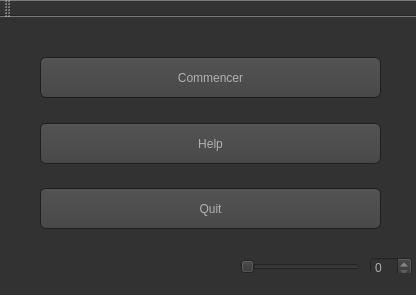
<?xml version="1.0" encoding="UTF-8"?>
<ui version="4.0">
 <class>MainWindow</class>
 <widget class="QMainWindow" name="MainWindow">
  <property name="geometry">
   <rect>
    <x>0</x>
    <y>0</y>
    <width>416</width>
    <height>295</height>
   </rect>
  </property>
  <property name="windowTitle">
   <string>Smart Market</string>
  </property>
  <property name="styleSheet">
   <string notr="true">QToolTip
{
     border: 1px solid black;
     background-color: #ffa02f;
     padding: 1px;
     border-radius: 3px;
     opacity: 100;
}

QWidget
{
    color: #b1b1b1;
    background-color: #323232;
}

QWidget:item:hover
{
    background-color: QLinearGradient( x1: 0, y1: 0, x2: 0, y2: 1, stop: 0 #ffa02f, stop: 1 #ca0619);
    color: #000000;
}

QWidget:item:selected
{
    background-color: QLinearGradient( x1: 0, y1: 0, x2: 0, y2: 1, stop: 0 #ffa02f, stop: 1 #d7801a);
}

QMenuBar::item
{
    background: transparent;
}

QMenuBar::item:selected
{
    background: transparent;
    border: 1px solid #ffaa00;
}

QMenuBar::item:pressed
{
    background: #444;
    border: 1px solid #000;
    background-color: QLinearGradient(
        x1:0, y1:0,
        x2:0, y2:1,
        stop:1 #212121,
        stop:0.4 #343434/*,
        stop:0.2 #343434,
        stop:0.1 #ffaa00*/
    );
    margin-bottom:-1px;
    padding-bottom:1px;
}

QMenu
{
    border: 1px solid #000;
}

QMenu::item
{
    padding: 2px 20px 2px 20px;
}

QMenu::item:selected
{
    color: #000000;
}

QWidget:disabled
{
    color: #404040;
    background-color: #323232;
}

QAbstractItemView
{
    background-color: QLinearGradient( x1: 0, y1: 0, x2: 0, y2: 1, stop: 0 #4d4d4d, stop: 0.1 #646464, stop: 1 #5d5d5d);
}

QWidget:focus
{
    /*border: 2px solid QLinearGradient( x1: 0, y1: 0, x2: 0, y2: 1, stop: 0 #ffa02f, stop: 1 #d7801a);*/
}

QLineEdit
{
    background-color: QLinearGradient( x1: 0, y1: 0, x2: 0, y2: 1, stop: 0 #4d4d4d, stop: 0 #646464, stop: 1 #5d5d5d);
    padding: 1px;
    border-style: solid;
    border: 1px solid #1e1e1e;
    border-radius: 5;
}

QPushButton
{
    color: #b1b1b1;
    background-color: QLinearGradient( x1: 0, y1: 0, x2: 0, y2: 1, stop: 0 #565656, stop: 0.1 #525252, stop: 0.5 #4e4e4e, stop: 0.9 #4a4a4a, stop: 1 #464646);
    border-width: 1px;
    border-color: #1e1e1e;
    border-style: solid;
    border-radius: 6;
    padding: 3px;
    font-size: 12px;
    padding-left: 5px;
    padding-right: 5px;
}

QPushButton:pressed
{
    background-color: QLinearGradient( x1: 0, y1: 0, x2: 0, y2: 1, stop: 0 #2d2d2d, stop: 0.1 #2b2b2b, stop: 0.5 #292929, stop: 0.9 #282828, stop: 1 #252525);
}

QComboBox
{
    selection-background-color: #ffaa00;
    background-color: QLinearGradient( x1: 0, y1: 0, x2: 0, y2: 1, stop: 0 #565656, stop: 0.1 #525252, stop: 0.5 #4e4e4e, stop: 0.9 #4a4a4a, stop: 1 #464646);
    border-style: solid;
    border: 1px solid #1e1e1e;
    border-radius: 5;
}

QComboBox:hover,QPushButton:hover
{
    border: 2px solid QLinearGradient( x1: 0, y1: 0, x2: 0, y2: 1, stop: 0 #ffa02f, stop: 1 #d7801a);
}


QComboBox:on
{
    padding-top: 3px;
    padding-left: 4px;
    background-color: QLinearGradient( x1: 0, y1: 0, x2: 0, y2: 1, stop: 0 #2d2d2d, stop: 0.1 #2b2b2b, stop: 0.5 #292929, stop: 0.9 #282828, stop: 1 #252525);
    selection-background-color: #ffaa00;
}

QComboBox QAbstractItemView
{
    border: 2px solid darkgray;
    selection-background-color: QLinearGradient( x1: 0, y1: 0, x2: 0, y2: 1, stop: 0 #ffa02f, stop: 1 #d7801a);
}

QComboBox::drop-down
{
     subcontrol-origin: padding;
     subcontrol-position: top right;
     width: 15px;

     border-left-width: 0px;
     border-left-color: darkgray;
     border-left-style: solid; /* just a single line */
     border-top-right-radius: 3px; /* same radius as the QComboBox */
     border-bottom-right-radius: 3px;
 }

QComboBox::down-arrow
{
     image: url(:/down_arrow.png);
}

QGroupBox:focus
{
border: 2px solid QLinearGradient( x1: 0, y1: 0, x2: 0, y2: 1, stop: 0 #ffa02f, stop: 1 #d7801a);
}

QTextEdit:focus
{
    border: 2px solid QLinearGradient( x1: 0, y1: 0, x2: 0, y2: 1, stop: 0 #ffa02f, stop: 1 #d7801a);
}

QScrollBar:horizontal {
     border: 1px solid #222222;
     background: QLinearGradient( x1: 0, y1: 0, x2: 0, y2: 1, stop: 0.0 #121212, stop: 0.2 #282828, stop: 1 #484848);
     height: 7px;
     margin: 0px 16px 0 16px;
}

QScrollBar::handle:horizontal
{
      background: QLinearGradient( x1: 0, y1: 0, x2: 1, y2: 0, stop: 0 #ffa02f, stop: 0.5 #d7801a, stop: 1 #ffa02f);
      min-height: 20px;
      border-radius: 2px;
}

QScrollBar::add-line:horizontal {
      border: 1px solid #1b1b19;
      border-radius: 2px;
      background: QLinearGradient( x1: 0, y1: 0, x2: 1, y2: 0, stop: 0 #ffa02f, stop: 1 #d7801a);
      width: 14px;
      subcontrol-position: right;
      subcontrol-origin: margin;
}

QScrollBar::sub-line:horizontal {
      border: 1px solid #1b1b19;
      border-radius: 2px;
      background: QLinearGradient( x1: 0, y1: 0, x2: 1, y2: 0, stop: 0 #ffa02f, stop: 1 #d7801a);
      width: 14px;
     subcontrol-position: left;
     subcontrol-origin: margin;
}

QScrollBar::right-arrow:horizontal, QScrollBar::left-arrow:horizontal
{
      border: 1px solid black;
      width: 1px;
      height: 1px;
      background: white;
}

QScrollBar::add-page:horizontal, QScrollBar::sub-page:horizontal
{
      background: none;
}

QScrollBar:vertical
{
      background: QLinearGradient( x1: 0, y1: 0, x2: 1, y2: 0, stop: 0.0 #121212, stop: 0.2 #282828, stop: 1 #484848);
      width: 7px;
      margin: 16px 0 16px 0;
      border: 1px solid #222222;
}

QScrollBar::handle:vertical
{
      background: QLinearGradient( x1: 0, y1: 0, x2: 0, y2: 1, stop: 0 #ffa02f, stop: 0.5 #d7801a, stop: 1 #ffa02f);
      min-height: 20px;
      border-radius: 2px;
}

QScrollBar::add-line:vertical
{
      border: 1px solid #1b1b19;
      border-radius: 2px;
      background: QLinearGradient( x1: 0, y1: 0, x2: 0, y2: 1, stop: 0 #ffa02f, stop: 1 #d7801a);
      height: 14px;
      subcontrol-position: bottom;
      subcontrol-origin: margin;
}

QScrollBar::sub-line:vertical
{
      border: 1px solid #1b1b19;
      border-radius: 2px;
      background: QLinearGradient( x1: 0, y1: 0, x2: 0, y2: 1, stop: 0 #d7801a, stop: 1 #ffa02f);
      height: 14px;
      subcontrol-position: top;
      subcontrol-origin: margin;
}

QScrollBar::up-arrow:vertical, QScrollBar::down-arrow:vertical
{
      border: 1px solid black;
      width: 1px;
      height: 1px;
      background: white;
}


QScrollBar::add-page:vertical, QScrollBar::sub-page:vertical
{
      background: none;
}

QTextEdit
{
    background-color: #242424;
}

QPlainTextEdit
{
    background-color: #242424;
}

QHeaderView::section
{
    background-color: QLinearGradient(x1:0, y1:0, x2:0, y2:1, stop:0 #616161, stop: 0.5 #505050, stop: 0.6 #434343, stop:1 #656565);
    color: white;
    padding-left: 4px;
    border: 1px solid #6c6c6c;
}

QCheckBox:disabled
{
color: #414141;
}

QDockWidget::title
{
    text-align: center;
    spacing: 3px; /* spacing between items in the tool bar */
    background-color: QLinearGradient(x1:0, y1:0, x2:0, y2:1, stop:0 #323232, stop: 0.5 #242424, stop:1 #323232);
}

QDockWidget::close-button, QDockWidget::float-button
{
    text-align: center;
    spacing: 1px; /* spacing between items in the tool bar */
    background-color: QLinearGradient(x1:0, y1:0, x2:0, y2:1, stop:0 #323232, stop: 0.5 #242424, stop:1 #323232);
}

QDockWidget::close-button:hover, QDockWidget::float-button:hover
{
    background: #242424;
}

QDockWidget::close-button:pressed, QDockWidget::float-button:pressed
{
    padding: 1px -1px -1px 1px;
}

QMainWindow::separator
{
    background-color: QLinearGradient(x1:0, y1:0, x2:0, y2:1, stop:0 #161616, stop: 0.5 #151515, stop: 0.6 #212121, stop:1 #343434);
    color: white;
    padding-left: 4px;
    border: 1px solid #4c4c4c;
    spacing: 3px; /* spacing between items in the tool bar */
}

QMainWindow::separator:hover
{

    background-color: QLinearGradient(x1:0, y1:0, x2:0, y2:1, stop:0 #d7801a, stop:0.5 #b56c17 stop:1 #ffa02f);
    color: white;
    padding-left: 4px;
    border: 1px solid #6c6c6c;
    spacing: 3px; /* spacing between items in the tool bar */
}

QToolBar::handle
{
     spacing: 3px; /* spacing between items in the tool bar */
     background: url(:/images/handle.png);
}

QMenu::separator
{
    height: 2px;
    background-color: QLinearGradient(x1:0, y1:0, x2:0, y2:1, stop:0 #161616, stop: 0.5 #151515, stop: 0.6 #212121, stop:1 #343434);
    color: white;
    padding-left: 4px;
    margin-left: 10px;
    margin-right: 5px;
}

QProgressBar
{
    border: 2px solid grey;
    border-radius: 5px;
    text-align: center;
}

QProgressBar::chunk
{
    background-color: #d7801a;
    width: 2.15px;
    margin: 0.5px;
}

QTabBar::tab {
    color: #b1b1b1;
    border: 1px solid #444;
    border-bottom-style: none;
    background-color: #323232;
    padding-left: 10px;
    padding-right: 10px;
    padding-top: 3px;
    padding-bottom: 2px;
    margin-right: -1px;
}

QTabWidget::pane {
    border: 1px solid #444;
    top: 1px;
}

QTabBar::tab:last
{
    margin-right: 0; /* the last selected tab has nothing to overlap with on the right */
    border-top-right-radius: 3px;
}

QTabBar::tab:first:!selected
{
 margin-left: 0px; /* the last selected tab has nothing to overlap with on the right */


    border-top-left-radius: 3px;
}

QTabBar::tab:!selected
{
    color: #b1b1b1;
    border-bottom-style: solid;
    margin-top: 3px;
    background-color: QLinearGradient(x1:0, y1:0, x2:0, y2:1, stop:1 #212121, stop:.4 #343434);
}

QTabBar::tab:selected
{
    border-top-left-radius: 3px;
    border-top-right-radius: 3px;
    margin-bottom: 0px;
}

QTabBar::tab:!selected:hover
{
    /*border-top: 2px solid #ffaa00;
    padding-bottom: 3px;*/
    border-top-left-radius: 3px;
    border-top-right-radius: 3px;
    background-color: QLinearGradient(x1:0, y1:0, x2:0, y2:1, stop:1 #212121, stop:0.4 #343434, stop:0.2 #343434, stop:0.1 #ffaa00);
}

QRadioButton::indicator:checked, QRadioButton::indicator:unchecked{
    color: #b1b1b1;
    background-color: #323232;
    border: 1px solid #b1b1b1;
    border-radius: 6px;
}

QRadioButton::indicator:checked
{
    background-color: qradialgradient(
        cx: 0.5, cy: 0.5,
        fx: 0.5, fy: 0.5,
        radius: 1.0,
        stop: 0.25 #ffaa00,
        stop: 0.3 #323232
    );
}

QCheckBox::indicator{
    color: #b1b1b1;
    background-color: #323232;
    border: 1px solid #b1b1b1;
    width: 9px;
    height: 9px;
}

QRadioButton::indicator
{
    border-radius: 6px;
}

QRadioButton::indicator:hover, QCheckBox::indicator:hover
{
    border: 1px solid #ffaa00;
}

QCheckBox::indicator:checked
{
    image:url(:/images/checkbox.png);
}

QCheckBox::indicator:disabled, QRadioButton::indicator:disabled
{
    border: 1px solid #444;
}</string>
  </property>
  <widget class="QWidget" name="centralWidget">
   <widget class="QSlider" name="horizontalSlider">
    <property name="geometry">
     <rect>
      <x>240</x>
      <y>240</y>
      <width>120</width>
      <height>20</height>
     </rect>
    </property>
    <property name="orientation">
     <enum>Qt::Horizontal</enum>
    </property>
   </widget>
   <widget class="QSpinBox" name="spinBox">
    <property name="geometry">
     <rect>
      <x>370</x>
      <y>240</y>
      <width>42</width>
      <height>22</height>
     </rect>
    </property>
   </widget>
   <widget class="QPushButton" name="Quit">
    <property name="geometry">
     <rect>
      <x>40</x>
      <y>171</y>
      <width>341</width>
      <height>41</height>
     </rect>
    </property>
    <property name="text">
     <string>Quit</string>
    </property>
   </widget>
   <widget class="QPushButton" name="Help">
    <property name="geometry">
     <rect>
      <x>40</x>
      <y>106</y>
      <width>341</width>
      <height>41</height>
     </rect>
    </property>
    <property name="text">
     <string>Help</string>
    </property>
   </widget>
   <widget class="QPushButton" name="Client">
    <property name="geometry">
     <rect>
      <x>40</x>
      <y>40</y>
      <width>341</width>
      <height>41</height>
     </rect>
    </property>
    <property name="text">
     <string>Commencer</string>
    </property>
   </widget>
  </widget>
  <widget class="QMenuBar" name="menuBar">
   <property name="geometry">
    <rect>
     <x>0</x>
     <y>0</y>
     <width>416</width>
     <height>21</height>
    </rect>
   </property>
  </widget>
  <widget class="QToolBar" name="mainToolBar">
   <attribute name="toolBarArea">
    <enum>TopToolBarArea</enum>
   </attribute>
   <attribute name="toolBarBreak">
    <bool>false</bool>
   </attribute>
  </widget>
  <widget class="QStatusBar" name="statusBar"/>
 </widget>
 <layoutdefault spacing="6" margin="11"/>
 <resources/>
 <connections/>
</ui>
